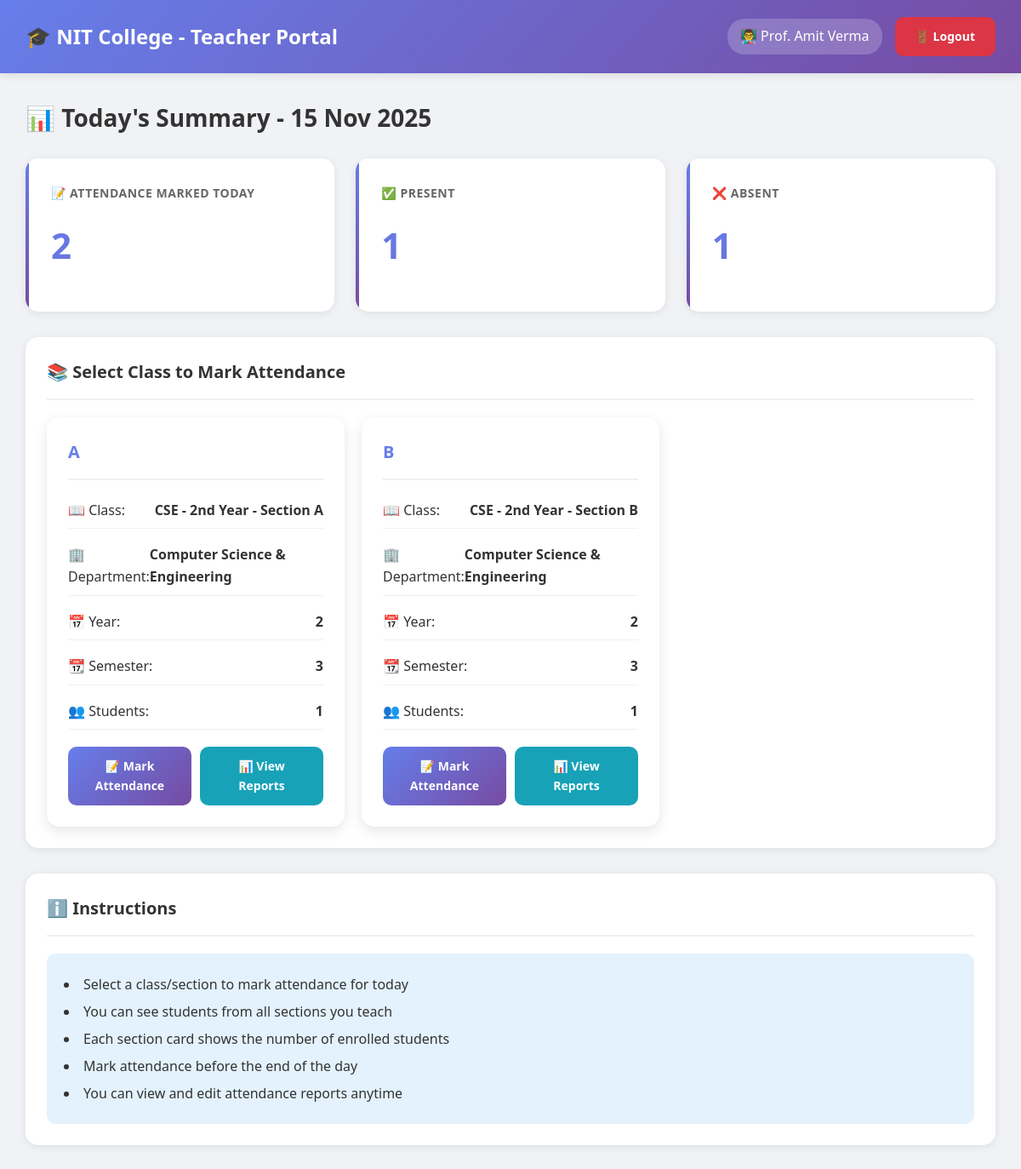
The page /teacher/index.php (signed in) on the database its author committed.
### tables this page shows
CREATE TABLE users (
    id INT AUTO_INCREMENT PRIMARY KEY,
    username VARCHAR(50) UNIQUE NOT NULL,
    password VARCHAR(255) NOT NULL,
    full_name VARCHAR(100) NOT NULL,
    email VARCHAR(100) UNIQUE NOT NULL,
    phone VARCHAR(15),
    role ENUM('admin', 'hod', 'teacher') NOT NULL,
    department_id INT DEFAULT NULL,
    is_active TINYINT(1) DEFAULT 1,
    created_at TIMESTAMP DEFAULT CURRENT_TIMESTAMP,
    FOREIGN KEY (department_id) REFERENCES departments(id) ON DELETE SET NULL
);

CREATE TABLE classes (
    id INT AUTO_INCREMENT PRIMARY KEY,
    class_name VARCHAR(100) NOT NULL,
    department_id INT NOT NULL,
    year INT NOT NULL,
    section VARCHAR(10) NOT NULL,
    teacher_id INT NOT NULL,
    semester INT NOT NULL,
    academic_year VARCHAR(20) NOT NULL,
    created_at TIMESTAMP DEFAULT CURRENT_TIMESTAMP,
    FOREIGN KEY (department_id) REFERENCES departments(id) ON DELETE CASCADE,
    FOREIGN KEY (teacher_id) REFERENCES users(id) ON DELETE CASCADE
     
);

CREATE TABLE departments (
    id INT AUTO_INCREMENT PRIMARY KEY,
    dept_name VARCHAR(100) NOT NULL,
    dept_code VARCHAR(20) UNIQUE NOT NULL,
    hod_id INT DEFAULT NULL,
    created_at TIMESTAMP DEFAULT CURRENT_TIMESTAMP
);

### db.php (called while the page is built, shortened)
<?php
$conn = new mysqli(DB_HOST, DB_USER, DB_PASS, DB_NAME);
$conn->set_charset("utf8mb4");
$conn->query("SET time_zone = '+05:30'");
function isLoggedIn() {
    return isset($_SESSION['user_id']) && isset($_SESSION['role']);
}
function getCurrentUser() {
    global $conn;
    $user_id = $_SESSION['user_id'];
    $role = $_SESSION['role'];
    if ($role === 'student') {
        $query = "SELECT * FROM students WHERE id = ?";
    } elseif ($role === 'parent') {
        $query = "SELECT * FROM parents WHERE id = ?";
    } else {
        $query = "SELECT * FROM users WHERE id = ?";
    }
    $stmt = $conn->prepare($query);
    $stmt->bind_param("i", $user_id);
    $stmt->execute();
    $result = $stmt->get_result();
    return $result->fetch_assoc();
}
?>

### teacher/index.php (the view, shortened to what this page needs)
<?php
require_once '../db.php';
$user = getCurrentUser();
$classes_query = "SELECT c.id, c.class_name, c.section, c.year, c.semester, c.academic_year,
                  d.dept_name, d.id as dept_id,
                  COUNT(DISTINCT s.id) as student_count
                  FROM classes c
                  JOIN departments d ON c.department_id = d.id
                  LEFT JOIN students s ON (s.class_id = c.id OR
                                          (c.section = 'Civil' AND s.class_id IN (SELECT id FROM classes WHERE section = 'Civil')) OR
                                          (c.section = 'IT' AND s.class_id IN (SELECT id FROM classes WHERE section = 'IT')) OR
                                          (c.section = 'Mechanical' AND s.class_id IN (SELECT id FROM classes WHERE section = 'Mechanical')) OR
                                          (c.section = 'Electrical' AND s.class_id IN (SELECT id FROM classes WHERE section = 'Electrical')) OR
                                          (c.section = 'CSE-A' AND s.class_id IN (SELECT id FROM classes WHERE section = 'CSE-A')) OR
                                          (c.section = 'CSE-B' AND s.class_id IN (SELECT id FROM classes WHERE section = 'CSE-B'))
                                          ) AND s.is_active = 1
                  WHERE c.teacher_id = ?
                  GROUP BY c.id, c.class_name, c.section, c.year, c.semester, c.academic_year, d.dept_name, d.id
                  ORDER BY c.section, c.year, c.semester";
$stmt = $conn->prepare($classes_query);
$stmt->bind_param("i", $user['id']);
$stmt->execute();
$classes = $stmt->get_result();
$today = date('Y-m-d');
$stats_query = "SELECT
                COUNT(DISTINCT sa.student_id) as marked_today,
                SUM(CASE WHEN sa.status = 'present' THEN 1 ELSE 0 END) as present_today,
                SUM(CASE WHEN sa.status = 'absent' THEN 1 ELSE 0 END) as absent_today
                FROM student_attendance sa
                WHERE sa.marked_by = ? AND sa.attendance_date = ?";
$stmt = $conn->prepare($stats_query);
$stmt->bind_param("is", $user['id'], $today);
$stmt->execute();
$stats = $stmt->get_result()->fetch_assoc();
?>
<!DOCTYPE html>
<html lang="en">
<head>
    <link rel="stylesheet" href="../assets/style.css">
    <link rel="stylesheet" href="../assets/teacher.css">
</head>
<body class="dashboard-container">
    <nav class="navbar">
        <div>
            <h1>🎓 NIT College - Teacher Portal</h1>
        </div>
        <div class="user-info">
            <span>👨‍🏫 <?php echo htmlspecialchars($user['full_name']); ?></span>
            <a href="../logout.php" class="btn btn-danger">🚪 Logout</a>
        </div>
    </nav>
    <div class="main-content">
        <h2>📊 Today's Summary - <?php echo date('d M Y'); ?></h2>
        <div class="stats-grid">
            <div class="stat-card">
                <h3>📝 ATTENDANCE MARKED TODAY</h3>
                <div class="stat-value"><?php echo $stats['marked_today'] ?? 0; ?></div>
            </div>
            <div class="stat-card">
                <h3>✅ PRESENT</h3>
                <div class="stat-value" style="color: #28a745;"><?php echo $stats['present_today'] ?? 0; ?></div>
            </div>
            <div class="stat-card">
                <h3>❌ ABSENT</h3>
                <div class="stat-value" style="color: #dc3545;"><?php echo $stats['absent_today'] ?? 0; ?></div>
            </div>
        </div>
        <div class="table-container">
            <h3>📚 Select Class to Mark Attendance</h3>
            <?php if ($classes->num_rows > 0): ?>
                <div class="class-selection-grid">
                    <?php while ($class = $classes->fetch_assoc()): ?>
                        <div class="class-card">
                            <h3><?php echo htmlspecialchars($class['section']); ?></h3>
                            <div class="class-info">
                                <div class="info-item">
                                    <span>📖 Class:</span>
                                    <strong><?php echo htmlspecialchars($class['class_name']); ?></strong>
                                </div>
                                <div class="info-item">
                                    <span>🏢 Department:</span>
                                    <strong><?php echo htmlspecialchars($class['dept_name']); ?></strong>
                                </div>
                                <div class="info-item">
                                    <span>📅 Year:</span>
                                    <strong><?php echo $class['year']; ?></strong>
                                </div>
                                <div class="info-item">
                                    <span>📆 Semester:</span>
                                    <strong><?php echo $class['semester']; ?></strong>
                                </div>
                                <div class="info-item">
                                    <span>👥 Students:</span>
                                    <strong><?php echo $class['student_count']; ?></strong>
                                </div>
                            </div>
                            <div style="display: flex; gap: 10px; margin-top: 15px;">
                                <a href="mark_attendance.php?class_id=<?php echo $class['id']; ?>&section=<?php echo urlencode($class['section']); ?>"
                                   class="btn btn-primary" style="flex: 1;">
                                    📝 Mark Attendance
                                </a>
                                <a href="view_attendance.php?class_id=<?php echo $class['id']; ?>&section=<?php echo urlencode($class['section']); ?>"
                                   class="btn btn-info" style="flex: 1;">
                                    📊 View Reports
                                </a>
                            </div>
                        </div>
                    <?php endwhile; ?>
                </div>
            <?php else: ?>
                <div class="alert alert-warning">
                    ⚠️ No classes assigned to you yet. Please contact the administrator.
                </div>
            <?php endif; ?>
        </div>
        <div class="table-container">
            <h3>ℹ️ Instructions</h3>
            <div style="background: #e3f2fd; padding: 20px; border-radius: 10px;">
                <ul style="list-style-position: inside; line-height: 2;">
                    <li>Select a class/section to mark attendance for today</li>
                    <li>You can see students from all sections you teach</li>
                    <li>Each section card shows the number of enrolled students</li>
                    <li>Mark attendance before the end of the day</li>
                    <li>You can view and edit attendance reports anytime</li>
                </ul>
            </div>
        </div>
    </div>
</body>
</html>

### assets/style.css (style rules this page uses)
* { margin: 0; padding: 0; box-sizing: border-box; }
body { font-family: 'Segoe UI', Tahoma, Geneva, Verdana, sans-serif; background: #f0f2f5; color: #333; line-height: 1.6; }
.btn { padding: 12px 24px; border: none; border-radius: 10px; font-size: 14px; font-weight: 600; cursor: pointer; transition: all 0.3s ease; text-decoration: none; display: inline-block; text-align: center; }
.btn-primary { background: linear-gradient(135deg, #667eea 0%, #764ba2 100%); color: white; }
.btn-danger { background: #dc3545; color: white; }
.btn-info { background: #17a2b8; color: white; }
.dashboard-container { background: #f0f2f5; min-height: 100vh; }
.navbar { background: linear-gradient(135deg, #667eea 0%, #764ba2 100%); color: white; padding: 20px 30px; display: flex; justify-content: space-between; align-items: center; box-shadow: 0 2px 10px rgba(0, 0, 0, 0.1); position: sticky; top: 0; z-index: 100; }
.navbar h1 { font-size: 24px; font-weight: 600; }
.navbar .user-info { display: flex; align-items: center; gap: 15px; }
.navbar .user-info span { background: rgba(255, 255, 255, 0.2); padding: 8px 15px; border-radius: 20px; }
.main-content { padding: 30px; max-width: 1400px; margin: 0 auto; }
.main-content h2 { margin-bottom: 25px; color: #333; font-size: 28px; }
.main-content h3 { margin-bottom: 20px; color: #333; font-size: 20px; }
.stats-grid { display: grid; grid-template-columns: repeat(auto-fit, minmax(250px, 1fr)); gap: 25px; margin-bottom: 30px; }
.stat-card { background: white; padding: 30px; border-radius: 15px; box-shadow: 0 2px 10px rgba(0, 0, 0, 0.08); transition: all 0.3s ease; position: relative; overflow: hidden; }
.stat-card::before { content: ''; position: absolute; top: 0; left: 0; width: 4px; height: 100%; background: linear-gradient(135deg, #667eea 0%, #764ba2 100%); }
.stat-card h3 { font-size: 14px; color: #666; margin-bottom: 15px; text-transform: uppercase; letter-spacing: 0.5px; }
.stat-card .stat-value { font-size: 42px; font-weight: bold; background: linear-gradient(135deg, #667eea 0%, #764ba2 100%); -webkit-background-clip: text; -webkit-text-fill-color: transparent; background-clip: text; margin-bottom: 15px; }
.table-container { background: white; border-radius: 15px; padding: 25px; box-shadow: 0 2px 10px rgba(0, 0, 0, 0.08); overflow-x: auto; margin-bottom: 30px; }
.table-container h3 { margin-bottom: 20px; color: #333; font-size: 20px; padding-bottom: 15px; border-bottom: 2px solid #f0f0f0; }

### assets/teacher.css (style rules this page uses)
.class-selection-grid { display: grid; grid-template-columns: repeat(auto-fill, minmax(300px, 1fr)); gap: 20px; margin-top: 20px; }
.class-card { background: white; border-radius: 15px; padding: 25px; box-shadow: 0 5px 15px rgba(0,0,0,0.1); transition: transform 0.3s ease, box-shadow 0.3s ease; cursor: pointer; }
.class-card h3 { color: #667eea; margin-bottom: 15px; }
.class-card .class-info { display: flex; flex-direction: column; gap: 10px; margin-bottom: 20px; }
.class-card .info-item { display: flex; justify-content: space-between; padding: 8px 0; border-bottom: 1px solid #f0f0f0; }

### rows shown on the page
users: full_name "Prof. Amit Verma"
classes: section "A", class_name "CSE - 2nd Year - Section A", department.dept_name "Computer Science & Engineering", year "2", semester "3", student_count "1"
classes: section "B", class_name "CSE - 2nd Year - Section B", department.dept_name "Computer Science & Engineering", year "2", semester "3", student_count "1"

### other values the page prints
$stats['marked_today'] "2"
$stats['present_today'] "1"
$stats['absent_today'] "1"
